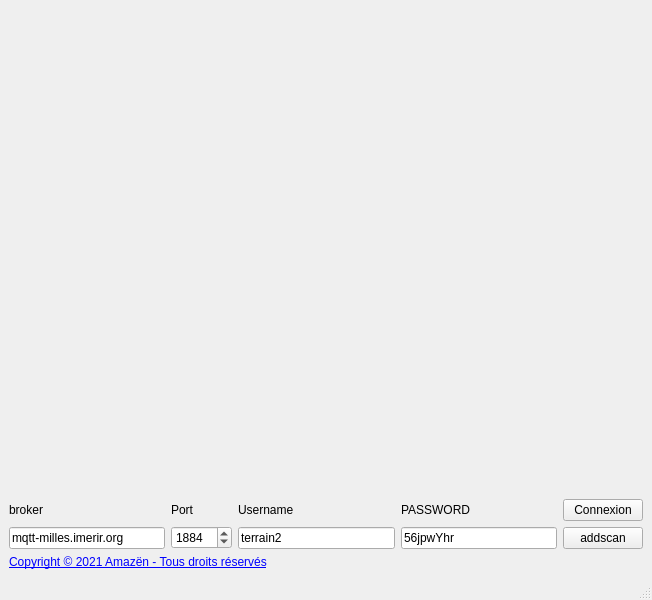
<?xml version="1.0" encoding="UTF-8"?>
<ui version="4.0">
 <class>MainWindow</class>
 <widget class="QMainWindow" name="MainWindow">
  <property name="geometry">
   <rect>
    <x>0</x>
    <y>0</y>
    <width>652</width>
    <height>600</height>
   </rect>
  </property>
  <property name="minimumSize">
   <size>
    <width>652</width>
    <height>600</height>
   </size>
  </property>
  <property name="maximumSize">
   <size>
    <width>652</width>
    <height>600</height>
   </size>
  </property>
  <property name="windowTitle">
   <string>MainWindow</string>
  </property>
  <property name="windowIcon">
   <iconset>
    <normaloff>../../../../../Images/watchyou.jpg</normaloff>../../../../../Images/watchyou.jpg</iconset>
  </property>
  <widget class="QWidget" name="centralwidget">
   <layout class="QVBoxLayout" name="verticalLayout_7">
    <item>
     <widget class="QLabel" name="label_6">
      <property name="sizePolicy">
       <sizepolicy hsizetype="Preferred" vsizetype="MinimumExpanding">
        <horstretch>0</horstretch>
        <verstretch>0</verstretch>
       </sizepolicy>
      </property>
      <property name="text">
       <string/>
      </property>
     </widget>
    </item>
    <item>
     <layout class="QHBoxLayout" name="horizontalLayout_3">
      <item>
       <layout class="QVBoxLayout" name="verticalLayout">
        <item>
         <widget class="QLabel" name="label">
          <property name="text">
           <string>broker</string>
          </property>
         </widget>
        </item>
        <item>
         <widget class="QLineEdit" name="lineEdit">
          <property name="text">
           <string>mqtt-milles.imerir.org</string>
          </property>
         </widget>
        </item>
       </layout>
      </item>
      <item>
       <layout class="QVBoxLayout" name="verticalLayout_2">
        <item>
         <widget class="QLabel" name="label_2">
          <property name="text">
           <string>Port</string>
          </property>
         </widget>
        </item>
        <item>
         <widget class="QSpinBox" name="spinBox">
          <property name="maximum">
           <number>10000</number>
          </property>
          <property name="value">
           <number>1884</number>
          </property>
         </widget>
        </item>
       </layout>
      </item>
      <item>
       <layout class="QVBoxLayout" name="verticalLayout_3">
        <item>
         <widget class="QLabel" name="label_3">
          <property name="text">
           <string>Username</string>
          </property>
         </widget>
        </item>
        <item>
         <widget class="QLineEdit" name="lineEdit_3">
          <property name="text">
           <string>terrain2</string>
          </property>
         </widget>
        </item>
       </layout>
      </item>
      <item>
       <layout class="QVBoxLayout" name="verticalLayout_4">
        <item>
         <widget class="QLabel" name="label_4">
          <property name="text">
           <string>PASSWORD</string>
          </property>
         </widget>
        </item>
        <item>
         <widget class="QLineEdit" name="lineEdit_4">
          <property name="text">
           <string>56jpwYhr</string>
          </property>
         </widget>
        </item>
       </layout>
      </item>
      <item>
       <layout class="QVBoxLayout" name="verticalLayout_5">
        <item>
         <widget class="QPushButton" name="pushButton_2">
          <property name="text">
           <string>Connexion</string>
          </property>
         </widget>
        </item>
        <item>
         <widget class="QPushButton" name="pushButton">
          <property name="text">
           <string>addscan</string>
          </property>
         </widget>
        </item>
       </layout>
      </item>
     </layout>
    </item>
    <item>
     <widget class="QLabel" name="label_5">
      <property name="styleSheet">
       <string notr="true">&lt;a href=&quot;http://copyright.be/&quot; target=&quot;_blank&quot;&gt;Copyright © 2021 Amazën - Tous droits réservés&lt;/a&gt;
</string>
      </property>
      <property name="text">
       <string>&lt;a href=&quot;https://www.youtube.com/watch?v=L_jWHffIx5E&quot; target=&quot;_blank&quot;&gt;Copyright © 2021 Amazën - Tous droits réservés&lt;/a&gt;</string>
      </property>
     </widget>
    </item>
   </layout>
  </widget>
  <widget class="QMenuBar" name="menubar">
   <property name="geometry">
    <rect>
     <x>0</x>
     <y>0</y>
     <width>652</width>
     <height>22</height>
    </rect>
   </property>
  </widget>
  <widget class="QStatusBar" name="statusbar"/>
 </widget>
 <resources/>
 <connections/>
</ui>
